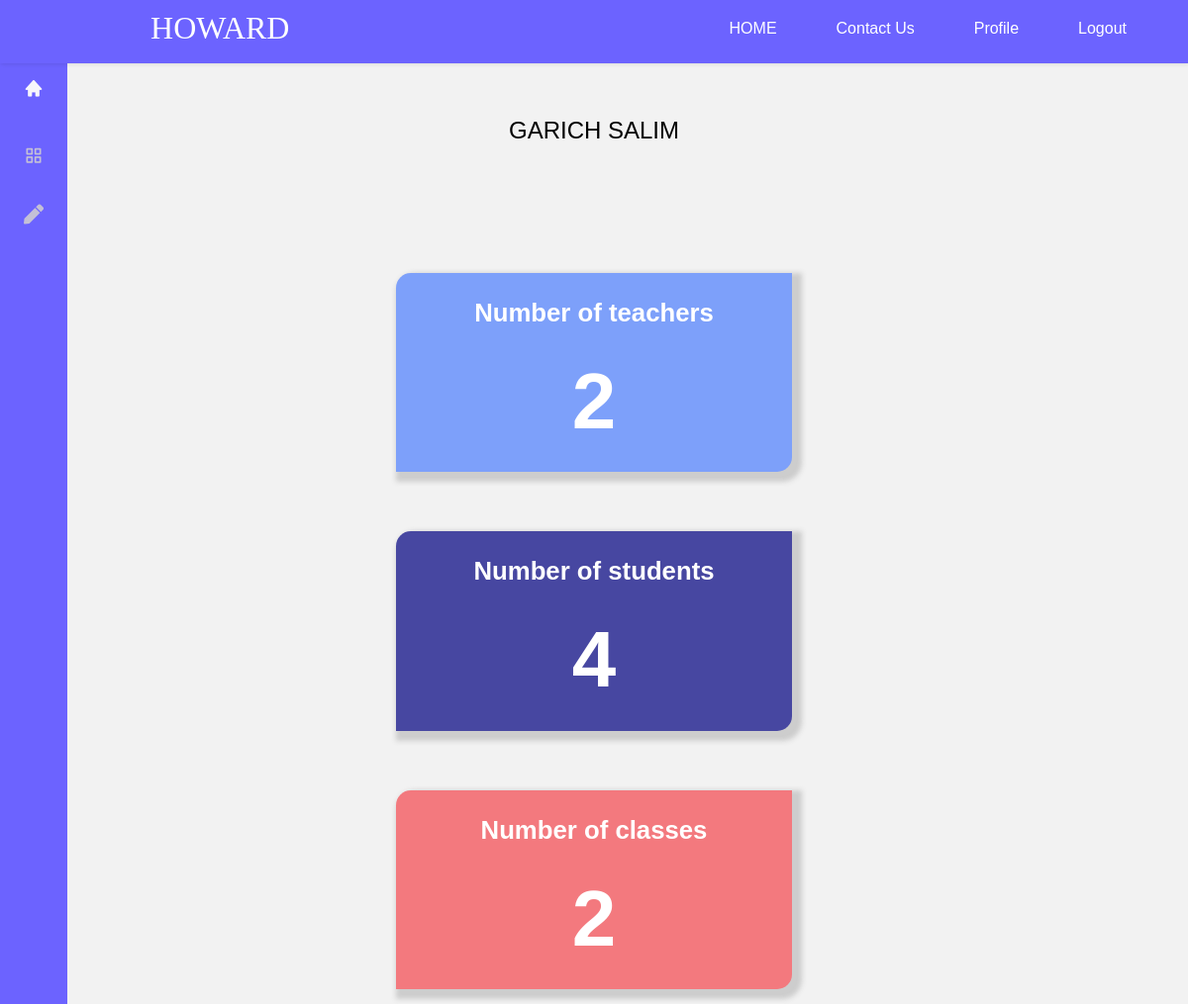
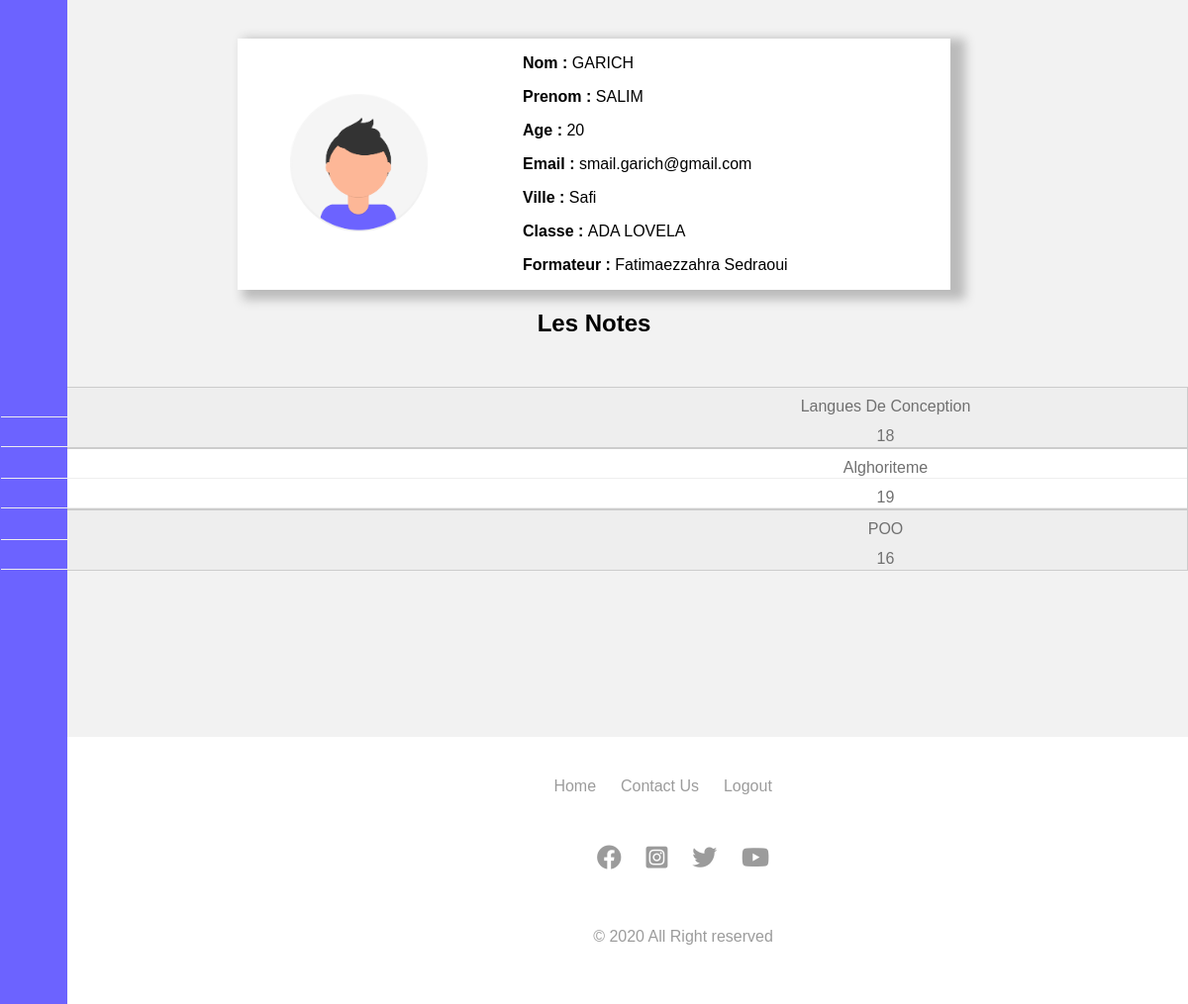
/Php_Project-main/Php_Project-main/etudiant.php?dash=0 (signed in), run on the app's committed database (2 pictures, top to bottom).
### tables this page shows
CREATE TABLE IF NOT EXISTS `personne` (
  `ID_PERSON` int(11) NOT NULL AUTO_INCREMENT,
  `NOM` varchar(50) DEFAULT NULL,
  `PRENOM` varchar(50) DEFAULT NULL,
  `AGE` int(11) DEFAULT NULL,
  `EMAIL` varchar(50) DEFAULT NULL,
  `PASSWORD` varchar(50) DEFAULT NULL,
  PRIMARY KEY (`ID_PERSON`)
);

create table CLASSE_ETD
(
   ID_CLASSE_ETD        int not null,
   ID_FORMATEUR         int not null,
   NOM                  char(10),
   primary key (ID_CLASSE_ETD)
);

create table NOTES
(
   ID_NOTE              int not null,
   ID_FORMATEUR         int not null,
   ID_ETUDIANT          int not null,
   ID_MODULE            int not null,
   NOTE                 float,
   primary key (ID_NOTE)
);

create table MODULE
(
   ID_MODULE            int not null,
   NOM_MODULE           char(50),
   primary key (ID_MODULE)
);

### Php_Project-main/Php_Project-main/etudiant.php (the view, shortened to what this page needs)
<!DOCTYPE html>
<html lang="en">
  <head>
    <link
      href="https://cdn.jsdelivr.net/npm/boxicons@2.0.5/css/boxicons.min.css"
      rel="stylesheet"
    />
    <link
      rel="stylesheet"
      href="https://cdnjs.cloudflare.com/ajax/libs/font-awesome/5.15.2/css/all.min.css"
    />
		<link rel="stylesheet" href="sass/styles.css">
    <link rel="stylesheet" href="sass/main.css">
    <link rel="stylesheet" href="sass/etudiant.css" />
    <link rel="stylesheet" href="sass/navbar.css" />
    <?php
	include 'connect.php';
	include("includ_html/hedar.php");
	$db = mysqli_connect('localhost', 'root', '', 'brief4_conception');
	$email = "";
	$id = 0;
	$emailErr = "";
	$passErr = "";
	$dash=isset($_GET['dash']) ? $_GET['dash'] : 0;
	$comnd = $con->prepare("SELECT COUNT(personne_formateur.ID_FORMATEUR) as NB FROM personne_formateur ");
    	$comnd->execute();
		$row_1 =$comnd->fetch();
		$comnd = $con->prepare("SELECT COUNT(personne_etud.ID_ETUDIANT) as NB FROM personne_etud ");
    	$comnd->execute();
		$row_2 =$comnd->fetch();
		$comnd = $con->prepare("SELECT COUNT(classe_etd.ID_CLASSE_ETD) as NB FROM classe_etd ");
    	$comnd->execute();
		$row_3 =$comnd->fetch();
	if(!empty($_SESSION['ID_ETD'])){
		$ID_ETD = $_SESSION['ID_ETD'];
		$results = mysqli_query($db,"SELECT personne.* FROM personne INNER JOIN personne_etud on personne.ID_PERSON = personne_etud.ID_PERSON WHERE personne_etud.ID_ETUDIANT=$ID_ETD");
    	$results2 = mysqli_query($db,"SELECT classe_etd.ID_CLASSE_ETD,classe_etd.NOM,personne_formateur.ID_FORMATEUR,CONCAT(personne.PRENOM ,' ', personne.NOM) AS Full_Name FROM classe_etd  INNER JOIN personne_formateur on personne_formateur.ID_FORMATEUR=classe_etd.ID_FORMATEUR INNER JOIN personne_etud on personne_etud.ID_ClasseETD=classe_etd.ID_CLASSE_ETD RIGHT JOIN personne on personne.ID_PERSON = personne_formateur.ID_PERSON WHERE personne_etud.ID_ETUDIANT = $ID_ETD");
		$results3 = mysqli_query($db,"SELECT module.NOM_MODULE,notes.NOTE FROM notes INNER JOIN module on notes.ID_MODULE= module.ID_MODULE WHERE notes.ID_ETUDIANT=$ID_ETD");
		$row = mysqli_fetch_array($results);
		$nom_e = $row['NOM'];
		$pren_e=$row['PRENOM'];
		$age = $row['AGE'];
		$emal_e=$row['EMAIL'];
	while($row = mysqli_fetch_array($results2)){
		$Nom_classe = $row['NOM'];
		$Nom_Formateur = $row['Full_Name'];
	}
	if (isset($_GET['dash'])==2) {
		$id = $_SESSION['ID_ETD'];
		$email = $emal_e;
	}
	?>
    <div class="l-navbar" id="nav-bar">
      <nav class="nav">
        <div>
          <a href="index.php" class="nav__logo">
            <i class="bx bxs-home nav__logo-icon"></i>
          </a>
          <div class="nav__list">
            <a href="etudiant.php?dash=1" class="nav__link ">
              <i class="bx bx-grid-alt nav__icon"></i>
            </a>
            <a href="etudiant.php?dash=2" class="nav__link ">
              <i class="fas fa-pen nav__icon"></i>
            </a>
          </div>
        </div>
      </nav>
    </div>
    <div class="title-sec"><?php echo $nom_e." ".$pren_e; ?></div>
	<div class="sts">
			<div class="item">
				<h3>
					Number of teachers<br><br> <span > <?php echo $row_1['NB'];  ?></span>
				</h3>
			</div>
			<div class="item">
				<h3>
					Number of students<br><br><span > <?php echo $row_2['NB'];  ?></span>
				</h3>
			</div>
			<div class="item">
				<h3>
					Number of classes<br><br><span > <?php echo $row_3['NB'];  ?></span>
				</h3>
			</div>
		</div>
    <div class="etu-cart">
      <div class="etu-avatar">
        <img src="img/profil.png" alt="" />
      </div>
      <div class="etu-content">
        <p><b>Nom : </b><?php echo $nom_e; ?></p>
        <p><b>Prenom : </b><?php echo $pren_e; ?></p>
        <p><b>Age : </b><?php echo $age; ?></p>
        <p><b>Email : </b><?php echo $emal_e; ?></p>
        <p><b>Ville : </b>Safi</p>
        <p><b>Classe : </b><?php echo $Nom_classe; ?></p>
        <p><b>Formateur : </b><?php echo $Nom_Formateur; ?></p>
      </div>
    </div>
    <?php
					}else {
							header('Location:index.php');
						} ?>
    <?php if ($dash == 2){
				if (isset($_SESSION['up'])){ ?>
				<div class="msg">
				<?php
					echo $_SESSION['up'];
					unset($_SESSION['up']);
				?>
	</div>
    <?php } ?>
	<form method="POST" action="?dash=2" >
	<input type="hidden" name="id" value="<?php echo $id; ?>">
		<div class="input-group">
			<label>Email</label>
			<input type="text" name="email" value="<?php echo $email; ?>">
			<span><?php echo $emailErr; ?></span>
		</div>
		<div class="input-group">
			<label>Password</label>
			<input type="password" name="newpass" value="" placeholder="New Password">
			<br><br>
			<input type="password" name="reptpass" value="" placeholder="Repet New Password">
			<br><br>
			<span><?php echo $passErr; ?></span>
		</div>
		<div class="input-group">
	<button class="btn" type="submit" name="update" style="background: #556B2F;" >update</button>
		</div>
		<?php  }else {  ?>
			<table>
      <h2>
        Les Notes
      </h2>
      <tbody>
      <?php while ($row_n = mysqli_fetch_array($results3)) { ?>
        <tr>
        <td><?php echo $row_n['NOM_MODULE']; ?></td>
										<td><?php echo $row_n['NOTE']; ?></td>
									</tr>
								<?php } ?>
      </tbody>
    </table>
		<?php } ?>
  <footer>
      <div class="footer-con">
        <div class="footer-row footer-row__1">
          <ul>
            <li><a href="#">&#169; 2020 All Right reserved</a></li>
          </ul>
        </div>
        <div class="footer-row footer-row__2">
          <ul>
            <li><a href="#">Home</a></li>
            <li><a href="#">Contact Us</a></li>
            <li><a href="#">Logout</a></li>
          </ul>
        </div>
        <div class="footer-row footer-row__3">
          <ul>
            <li>
              <a href="#"><i class="fab fa-facebook"></i></a>
            </li>
            <li>
              <a href="#"><i class="fab fa-instagram-square"></i></a>
            </li>
            <li>
              <a href="#"><i class="fab fa-twitter"></i></a>
            </li>
            <li>
              <a href="#"><i class="fab fa-youtube"></i></a>
            </li>
          </ul>
        </div>
      </div>
    </footer>
	</body>
</html>

### Php_Project-main/Php_Project-main/sass/styles.css (style rules this page uses)
.l-navbar { position: fixed; left: -30%; width: 50px; background-color: #6c63ff; padding: .5rem 1rem 0 0; -webkit-transition: .5s; transition: .5s; height: 100%; -webkit-transition: 300ms ease; transition: 300ms ease; }
.nav { margin-top: 55px; display: -webkit-box; display: -ms-flexbox; display: flex; -webkit-box-orient: vertical; -webkit-box-direction: normal; -ms-flex-direction: column; flex-direction: column; -webkit-box-pack: justify; -ms-flex-pack: justify; justify-content: space-between; overflow: hidden; }
.nav__logo, .nav__link { display: -ms-grid; display: grid; -ms-grid-columns: max-content max-content; grid-template-columns: -webkit-max-content -webkit-max-content; grid-template-columns: max-content max-content; -webkit-box-align: center; -ms-flex-align: center; align-items: center; -webkit-column-gap: 1rem; column-gap: 1rem; padding: .5rem 0 .5rem 1.5rem; }
.nav__logo { margin-bottom: 2rem; }
.nav__logo-icon { font-size: 1.25rem; color: var(--white-color); }
.nav__link { position: relative; color: #fff; margin-bottom: 1.5rem; -webkit-transition: 800ms; transition: 800ms; }
.nav__icon { font-size: 1.25rem; }
@media screen and (min-width: 768px) { body { margin: calc(var(--header-height) + 1rem) 0 0 0; } }
@media screen and (min-width: 768px) { .l-navbar { top: 0; left: 0; padding: 1rem 1rem 0 0; } }
table { border-collapse: collapse; text-align: left; width: 90%; background-color: white; border: none; border-collapse: collapse; width: 98%; margin: 15px; }
table td:first-child { border-left: none; }
table td:last-child { border-right: none; }
tr { border-bottom: 1px solid #cbcbcb; }
td { border: none; height: 30px; padding: 2px; color: #707070; }
.footer-con { padding: 25px 0; background-color: white; color: #838383; display: -webkit-box; display: -ms-flexbox; display: flex; -webkit-box-orient: horizontal; -webkit-box-direction: normal; -ms-flex-direction: row; flex-direction: row; -ms-flex-wrap: wrap; flex-wrap: wrap; margin-top: 14%; }
.footer-con ul { margin-left: 15%; padding: 0; list-style: none; font-size: 16px; }
.footer-con ul li { display: inline; margin: 1%; font-size: 16px; }
.footer-con ul a { color: inherit; text-decoration: none; opacity: 0.8; }
.footer-con .footer-row { margin: 0%; padding: 0%; text-align: center; }
.footer-con .footer-row__1 { -webkit-box-flex: 25%; -ms-flex: 25%; flex: 25%; }
.footer-con .footer-row__2 { -webkit-box-flex: 50%; -ms-flex: 50%; flex: 50%; }
.footer-con .footer-row__3 { -webkit-box-flex: 25%; -ms-flex: 25%; flex: 25%; }
.footer-con .footer-row__3 .fab { font-size: 25px; }
@media screen and (max-width: 1300px) { .footer-con { -webkit-box-orient: vertical; -webkit-box-direction: reverse; -ms-flex-direction: column-reverse; flex-direction: column-reverse; } }
@media screen and (max-width: 1300px) { .footer-con .footer-row { -webkit-box-flex: 90%; -ms-flex: 90%; flex: 90%; } }
@media screen and (max-width: 1300px) { .footer-con .footer-row__2 { -webkit-box-ordinal-group: 2; -ms-flex-order: 1; order: 1; } }
body { margin: 0; font-family: Helvetica, sans-serif; background-color: #f2f2f2; }
a { color: white; }
.sts { display: -webkit-box; display: -ms-flexbox; display: flex; -ms-flex-wrap: wrap; flex-wrap: wrap; width: 75%; margin: 2% auto 2%; -ms-flex-pack: distribute; justify-content: space-around; }
.sts .item { background: #4747A1; margin: 30px; width: 25rem; text-align: center; font-size: 22px; -webkit-box-shadow: 5px 5px 5px 5px rgba(199, 199, 199, 0.87); box-shadow: 5px 5px 5px 5px rgba(199, 199, 199, 0.87); border: none; border-radius: 15px 0 15px 0; }
.sts .item:first-child { background: #7DA0FA; }
.sts .item:last-child { background: #F3797E; }
.sts h3 { color: white; }
.sts span:last-child { font-size: 80px; }
.l-navbar { position: fixed; left: -30%; width: 50px; background-color: #6c63ff; padding: 0.5rem 1rem 0 0; -webkit-transition: 0.5s; transition: 0.5s; height: 100%; -webkit-transition: 300ms ease; transition: 300ms ease; }
.nav__logo, .nav__link { display: -ms-grid; display: grid; -ms-grid-columns: max-content max-content; grid-template-columns: -webkit-max-content -webkit-max-content; grid-template-columns: max-content max-content; -webkit-box-align: center; -ms-flex-align: center; align-items: center; -webkit-column-gap: 1rem; column-gap: 1rem; padding: 0.5rem 0 0.5rem 1.5rem; }
@media screen and (min-width: 768px) { .l-navbar { left: 0; padding: 1rem 1rem 0 0; } }

### data on the page
personne: NOM "GARICH", PRENOM "SALIM", AGE "20", EMAIL "smail.garich@gmail.com"
classe_etd: NOM "ADA LOVELA"
notes: ID_MODULE.NOM_MODULE "Langues De Conception", NOTE "18"
notes: ID_MODULE.NOM_MODULE "Alghoriteme", NOTE "19"
notes: ID_MODULE.NOM_MODULE "POO", NOTE "16"

### other printed values
$row_1['NB'] "2"
$row_2['NB'] "4"
$row_3['NB'] "2"
$Nom_Formateur "Fatimaezzahra Sedraoui"
